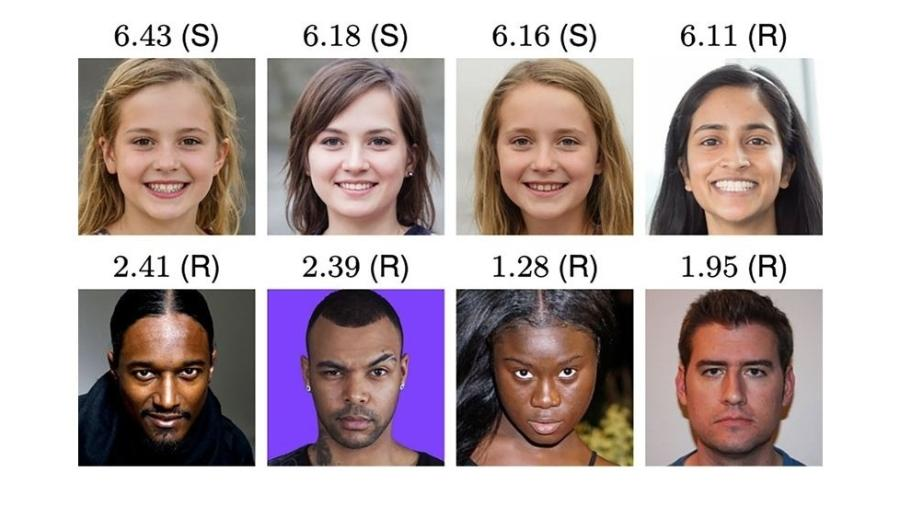
//> input picture tOpencv/rostos.jpg, 900 x 506 px
$ ./main   (built with g++ and OpenCV 4)
//> lines starting //> are read from the running program, lines starting //| are printed output that depends on the picture; after the words box and inside, x2 and y2 are one past the last pixel; in counts of white or black regions, pixels touching at a corner belong together
// blibiotecas necesarias
#include <iostream>
#include <opencv2/opencv.hpp>
#include <opencv2/highgui/highgui.hpp>
#include <opencv2/objdetect/objdetect.hpp>

using namespace std;
using namespace cv;

int main() {

	// iniciando o classificador
	CascadeClassifier faceCascade;

	// checando se o indentificador foi carregado
	if (!faceCascade.load("haarcascade-frontalface-default.xml")) {
		cerr << "Erro ao carregar o classificador de faces." << endl;
		return -1;
	}

	// iniciando a imagem
	Mat image = imread("rostos.jpg");
//> image is the input picture: 506 rows x 900 cols, CV_8UC3; mean B, G, R 169.8, 169.4, 183.2

	// convertendo a imagem para cinza pois e necessario para podemos indentificar os rostos
	Mat imageCinza;
	cvtColor(image, imageCinza, COLOR_BGR2GRAY);
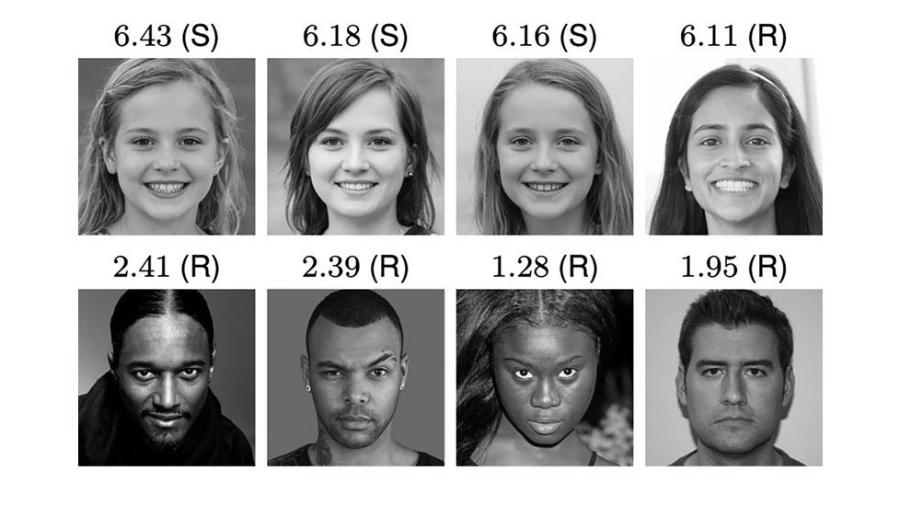
//> imageCinza: 506 rows x 900 cols, CV_8UC1; min 0, max 255, mean 173.6

	// indentificando os rostos
	vector<Rect> faces;
	faceCascade.detectMultiScale(imageCinza, faces, 1.1, 2, 0 | CASCADE_SCALE_IMAGE, Size(30, 30));
//> faces = 8 Rects (x, y, width, height): [299, 330, 114, 114], [111, 332, 109, 109], [675, 324, 118, 118], [299, 97, 116, 116], [489, 326, 111, 111], [672, 91, 124, 124], [102, 91, 128, 128], [480, 90, 129, 129]

	//desenhando os retangulos nos rostos
	for (size_t i = 0; i < faces.size(); ++i) {
		rectangle(image, faces[i], Scalar(0, 255, 0), 2);
	}
//> this loop made 8 passes
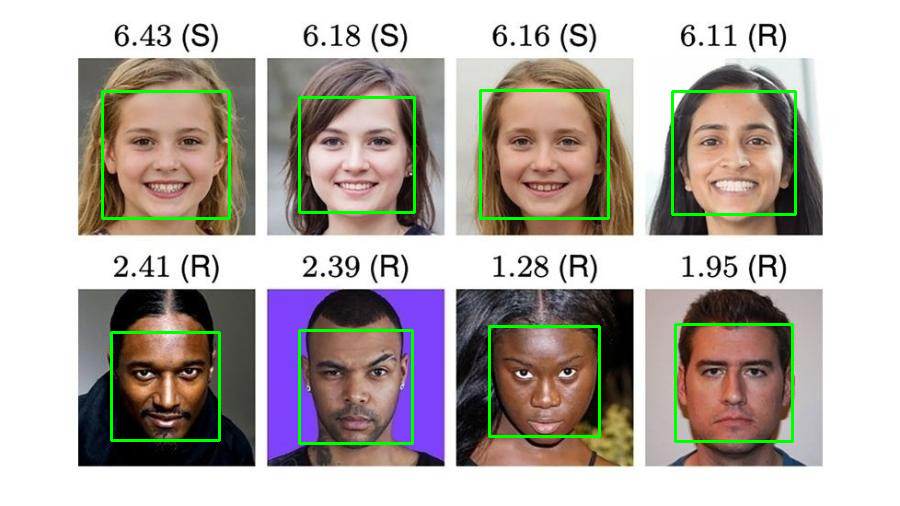
//> image: 506 rows x 900 cols, CV_8UC3; 2.47% of pixels changed, all inside (x1, y1, x2, y2) = (101, 89, 797, 445)

	// checando se a imagen foi carregada
	if (image.empty()) {
		cerr << "Erro ao carregar a imagen." << endl;
		return -1;
	}
	// mostrando a imagem
	imshow("My image", image);
	waitKey(0);

	return 0;
}
